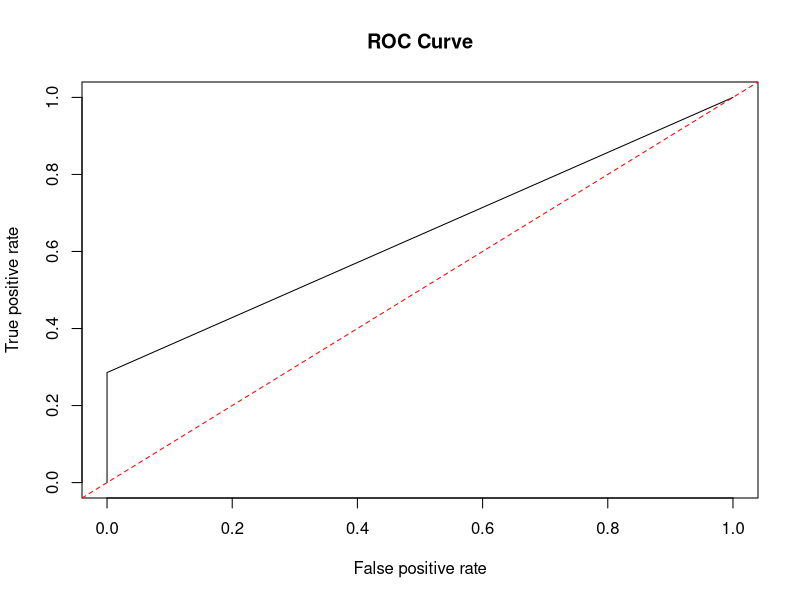

Here is the R script that generated this plot:
# About: trains a simple Naive Bayes classifier by populating a dataframe with probabilities 

#  ---- initializing environment - uncomment 4 lines below and run if packages are not installed

#install.packages("dplyr")
#install.packages("stringr")
#install.packages("ggplot2")
#install.packages("ROCR")
#install.packages("matrixStats")
library(dplyr)
library(stringr)
library(matrixStats)
library(ggplot2)
library(ROCR)
d <- read.csv("tweets.csv")

# ---- set up science or politics classes (name it "binary", class: factor)

d$binary <- rep(1,nrow(d)) # set up new column
d$binary[d$category == "science"] <- 0 # label "science" tweets to 0; politics stay as 1
d$binary <- as.factor(d$binary) # change class to factor
names(d)[1] <- "tweet"

# ---- create categorical variables for keywords (1 if present, 0 otherwise)

# choose keywords here
keywords <- c("climate",
              "trump",
              "president",
              "scientist",
              "crisis",
              "national",
              "research",
              "science",
              "new",
              "environment",
              "health")
# lowercase the tweets -- makes string search below accurate
d$tweet <- tolower(d$tweet)

# set up binary columns for each keyword - label as 1 if keyword is present in a tweet
for(word in keywords){
  d[[word]] <- as.numeric(str_detect(d$tweet,word))
}

# ---- train and test data split

# 80/20 split
set.seed(1)
split <- sample(nrow(d)*0.8,(nrow(d)-nrow(d)*0.8))
train <- d[-split,]
test <- d[split,] %>% dplyr::select(-c(tweet,category))

# --- train Naive Bayes classifier with 40 observations

# calculate priors
pol_prior <- sum(as.numeric(as.character(train$binary)))/nrow(train) #politics
sci_prior <- nrow(train %>% filter(binary==0))/nrow(train) #science

# separate classes
pol_tweets <- train %>% filter(binary == 1)
sci_tweets <- train %>% filter(binary == 0)

# P( keyword | politics/science )
probability_table <- list()
for(i in c(keywords)){
  pt <- data.frame(keyword= i,
                   politics= sum(pol_tweets[,i])/nrow(pol_tweets), #P(keyword|politics)
                   science= sum(sci_tweets[,i])/nrow(sci_tweets)) #P(keyword|science)
  probability_table <- append(probability_table,list(pt))
}

probability_table <- do.call(rbind, probability_table) %>% arrange(keyword)
# divide up the above table into P(x|politics) and P(x|science)
pol_table <- probability_table %>% select(keyword,politics)
sci_table <- probability_table %>% select(keyword,science)
# THESE ARE OUR TRAINING PROBABILITIES! 

# --------------- P(politics | Keyword) --------------- #
# calculate by -- P(keyword1 | +) * P(keyword2 | +) * .... * P(politics)

# initialize a new dataset for P(x|politics) results
pol_test <- test
# replace binary features with P(x|politics) from training (pol_table)
for(feat in keywords){
  pol_test[,feat] <- pol_test[,feat] * pol_table[pol_table$keyword==feat,2]
}

mult <- pol_test
mult[mult == 0] <- 1 #change all 0s to 1 b/c we are multiplying row-wise to compute probabilities
mult$prior <- rep(pol_prior,nrow(pol_test))
mult <- mult %>% dplyr::select(-binary)
# multiply non zero entries across keywords to get P(political|keyword)!
pol_post <- rowProds(as.matrix(mult))
pol_test$pol_post <- pol_post

# --------------- P(science | Keyword) --------------- #
# calculate by -- P(keyword1 | -) * P(keyword2 | -) * .... * P(science)

# initialize a new dataset for P(x|science) results
science_test <- test
# replace binary features with P(x|science) from training
for(feat in c(keywords)){
  science_test[,feat] <- science_test[,feat] * sci_table[sci_table$keyword==feat,2]
}

# multiply non zero entries across keywords to get P(science|keyword)!
mult <- science_test
mult[mult == 0] <- 1 #change all 0s to 1 b/c we are multiplying row-wise to compute probabilities
mult$prior <- rep(sci_prior,nrow(science_test))
mult <- mult %>% dplyr::select(-binary)
# multiply non zero entries across keywords to get P(political|keyword)!
sci_post <- rowProds(as.matrix(mult))
science_test$sci_post <- sci_post

# --------------- Predict Tweet Category --------------- #
# if pos_prob > neg_prob, predict as 1 (else, label as 0)

final_table <- data.frame(binary = test$binary,
                          politics_post = pol_post,
                          science_post = sci_post,
                          predicted = rep(1,nrow(test)))

for(i in 1:nrow(final_table)){
  if(final_table[i,"politics_post"] < final_table[i,"science_post"]){
    final_table[i,"predicted"] <- 0
  }
}

# --------------- model performance --------------- #

performance_suite <- function(labels,prediction){
  
  test_table <- table(labels,prediction)
  print(test_table)
  print("% Accuracy")
  acc <- (test_table[1,1]+test_table[2,2])/sum(test_table)*100
  print(acc)
  # precision
  p <- (test_table[2,2])/(test_table[2,2]+test_table[1,2]) 
  print("Precision")
  print(p)
  # recall
  r <- (test_table[2,2])/(test_table[2,2]+test_table[2,1]) 
  print("Recall")
  print(r)
  # f1
  f1 <- (2*r*p)/(r+p)
  print("F1 Score")
  print(f1)
  # ROC curve
  pred <- prediction(predictions=as.numeric(prediction),labels=labels)
  roc.perf <- performance(pred, measure = "tpr", x.measure = "fpr")
  pdf("output/ROCcurve.pdf")
  print(plot(roc.perf,main="ROC Curve") )
  print(abline(a=0, b= 1,col="red",lty=2))
  dev.off()
}

labels <- final_table$binary
predictions <- final_table$predicted

performance_suite(labels,predictions)
